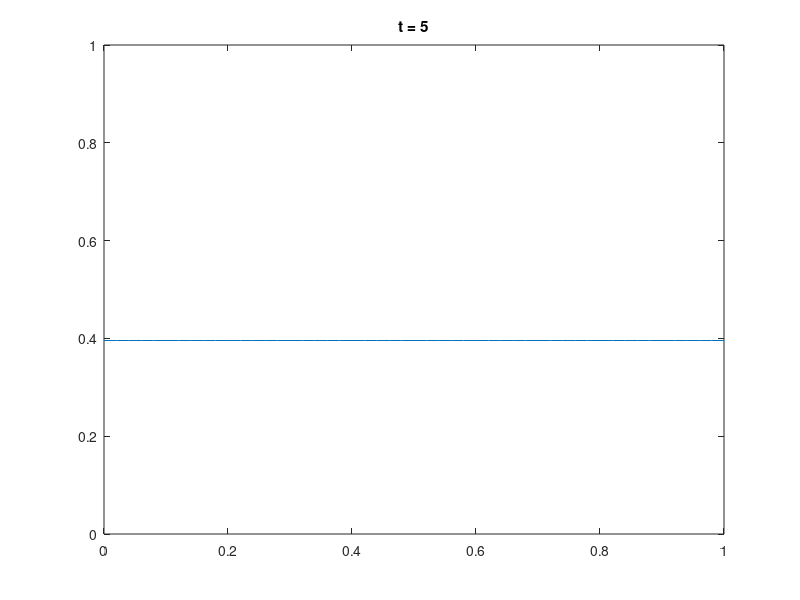

MATLAB code to generate this figure:
%% Main parameters
D = .1;
L = 1;
T = 5;

Nx = 50;
nu = .5; % nu = D * tau / h^2

%% Secondary parameters
x = linspace(0, L, Nx + 1);
h = x(2) - x(1);

tau = nu * h^2 / D;
Nt = ceil(T/tau) + 1;

u_0 = exp(-(x - .5).^2 ./ .05);
% figure(1)
% plot(x, u_0)

%% Transition matrices
U_now = (1-2*nu)*eye(Nx) + ...
    diag(nu * ones(Nx-1, 1), 1) + ...
    diag(nu * ones(Nx-1, 1),-1);

%% Periodic border condition
U_now(1, end) = nu;
U_now(end, 1) = nu;

%% Integration
U = zeros(Nt, Nx);
U(1, :) = u_0(1 : end-1);

for k = 2 : Nt
    U(k, :) = U_now * U(k - 1, :).';
end
U = [U, U(:, 1)];

%% Visualisation
figure(2)

for k = [1 : floor(Nt/100) : Nt, Nt]
    plot(x, U(k, :));
    axis([0 L 0 1]);
    title(['t = ', num2str((k-1)*tau)]);
    drawnow;
end
